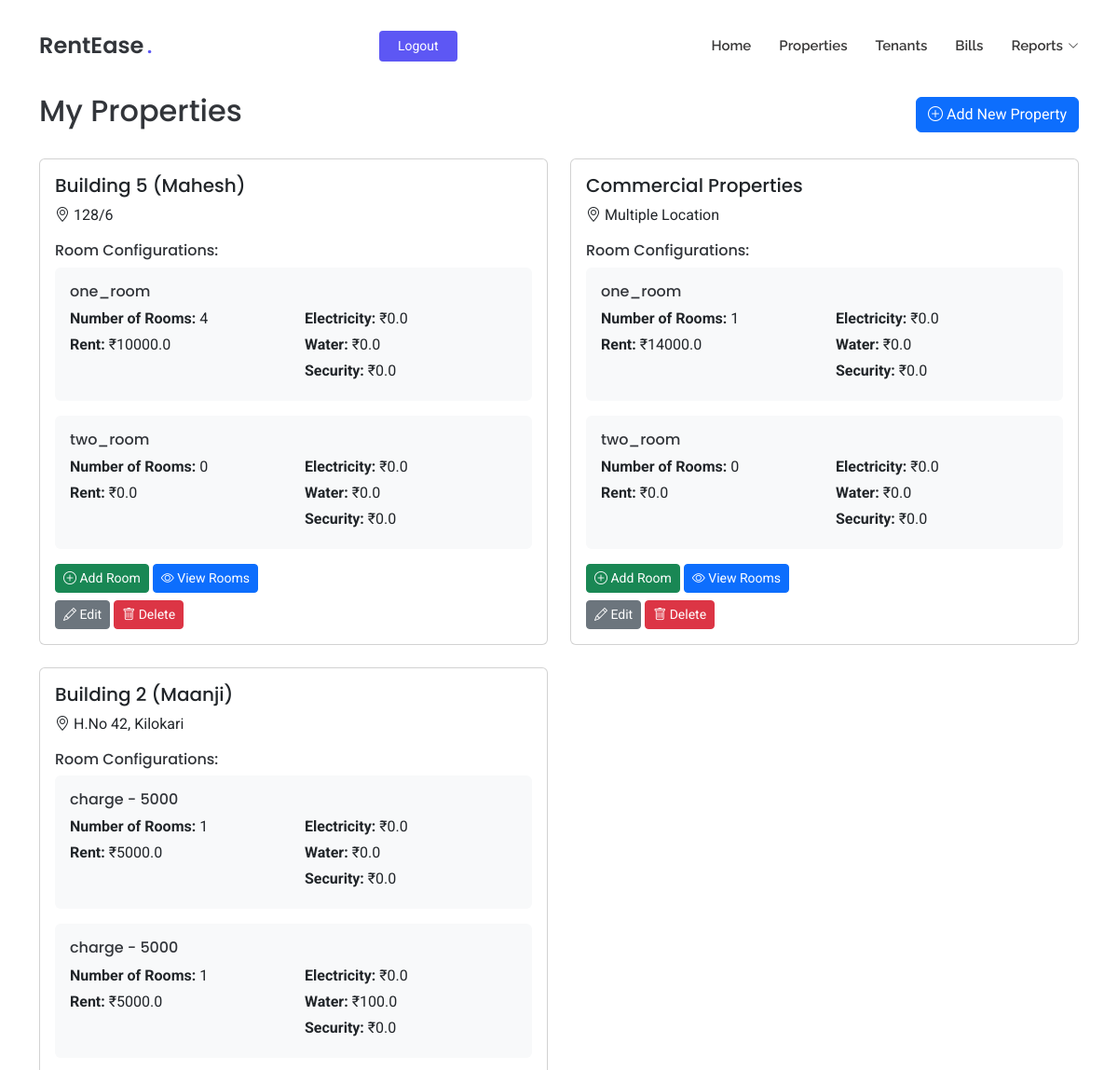
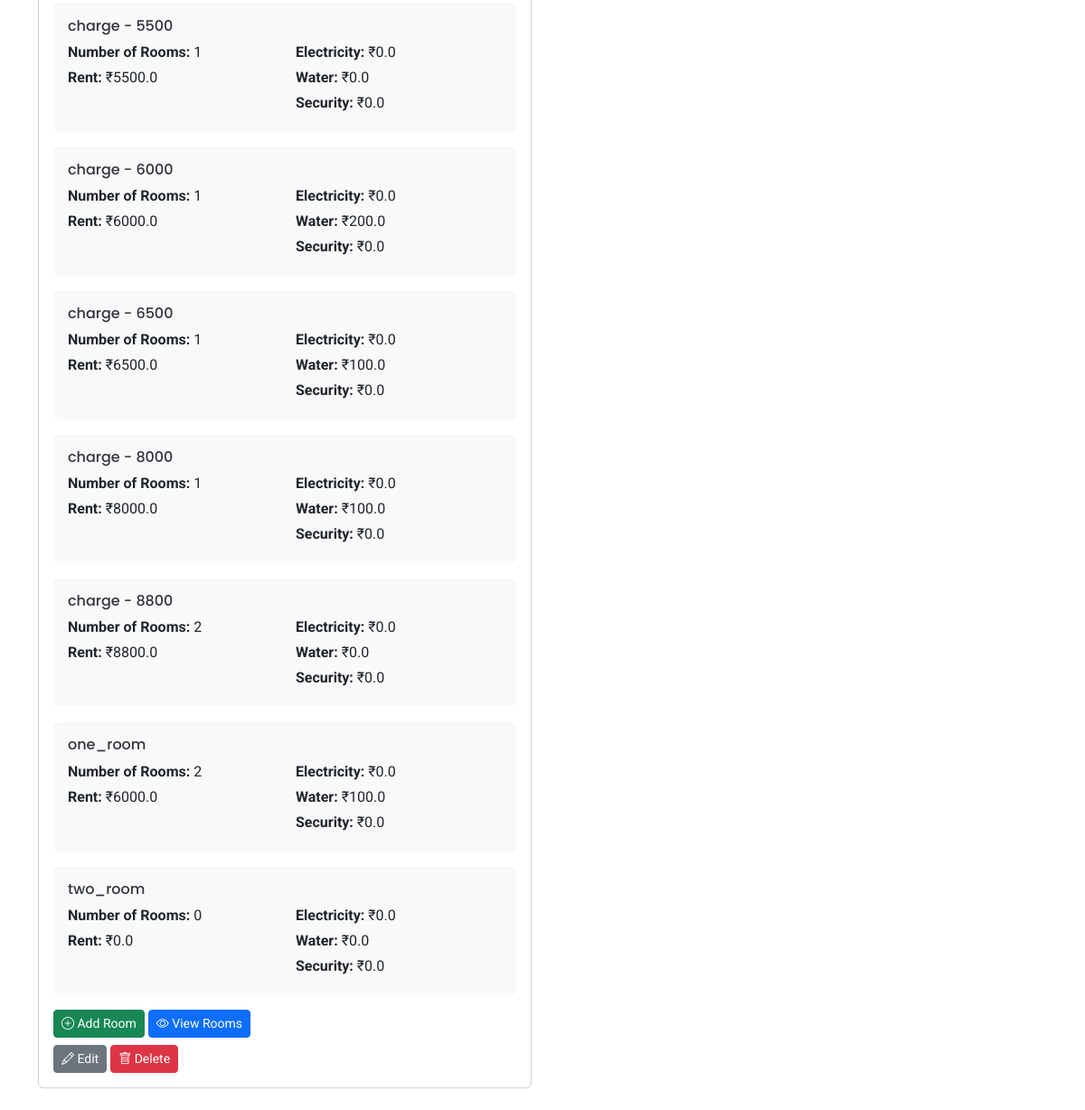
Page /my-properties (signed in) on the earlier database version (2 pictures, top to bottom).
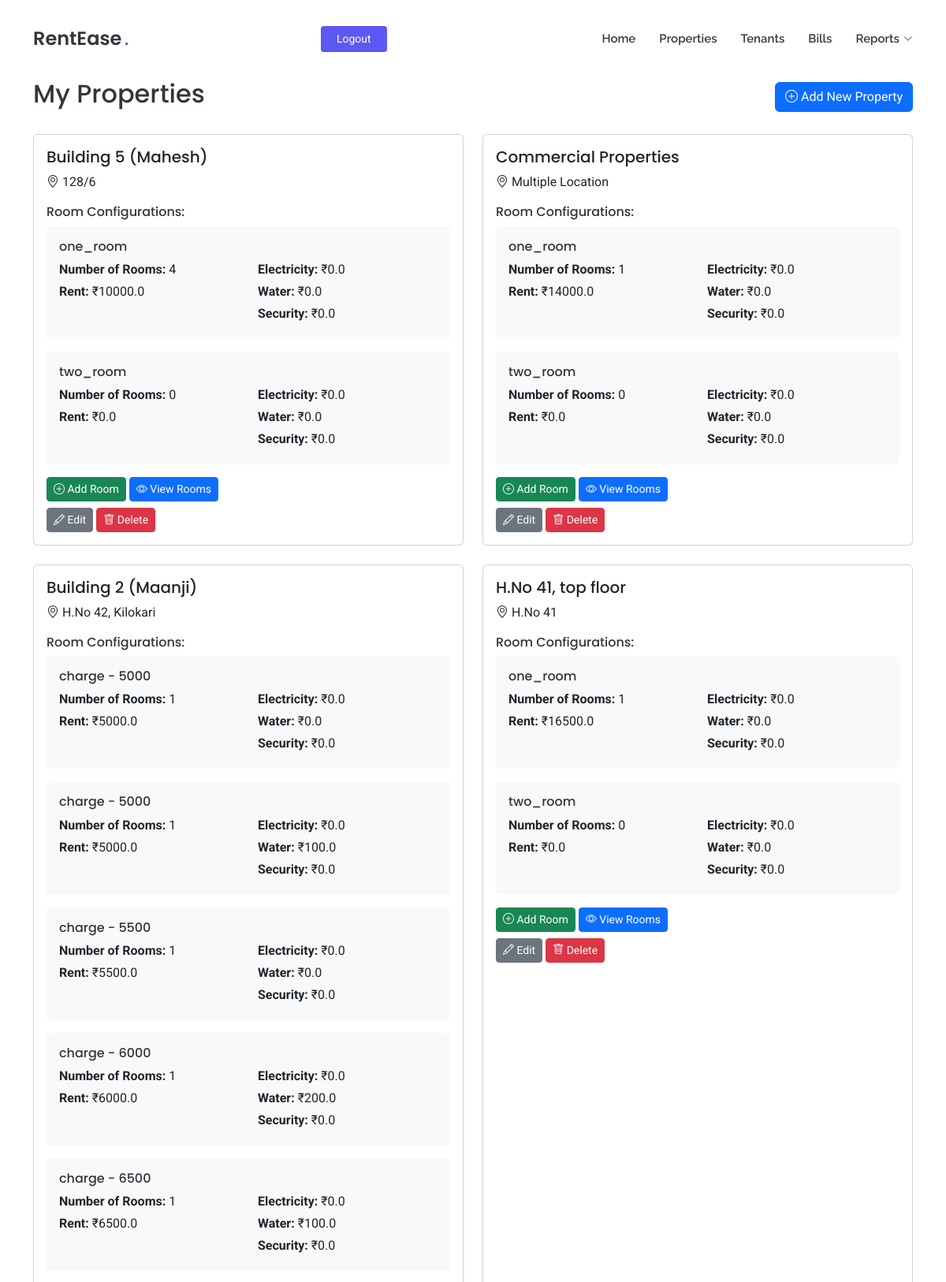
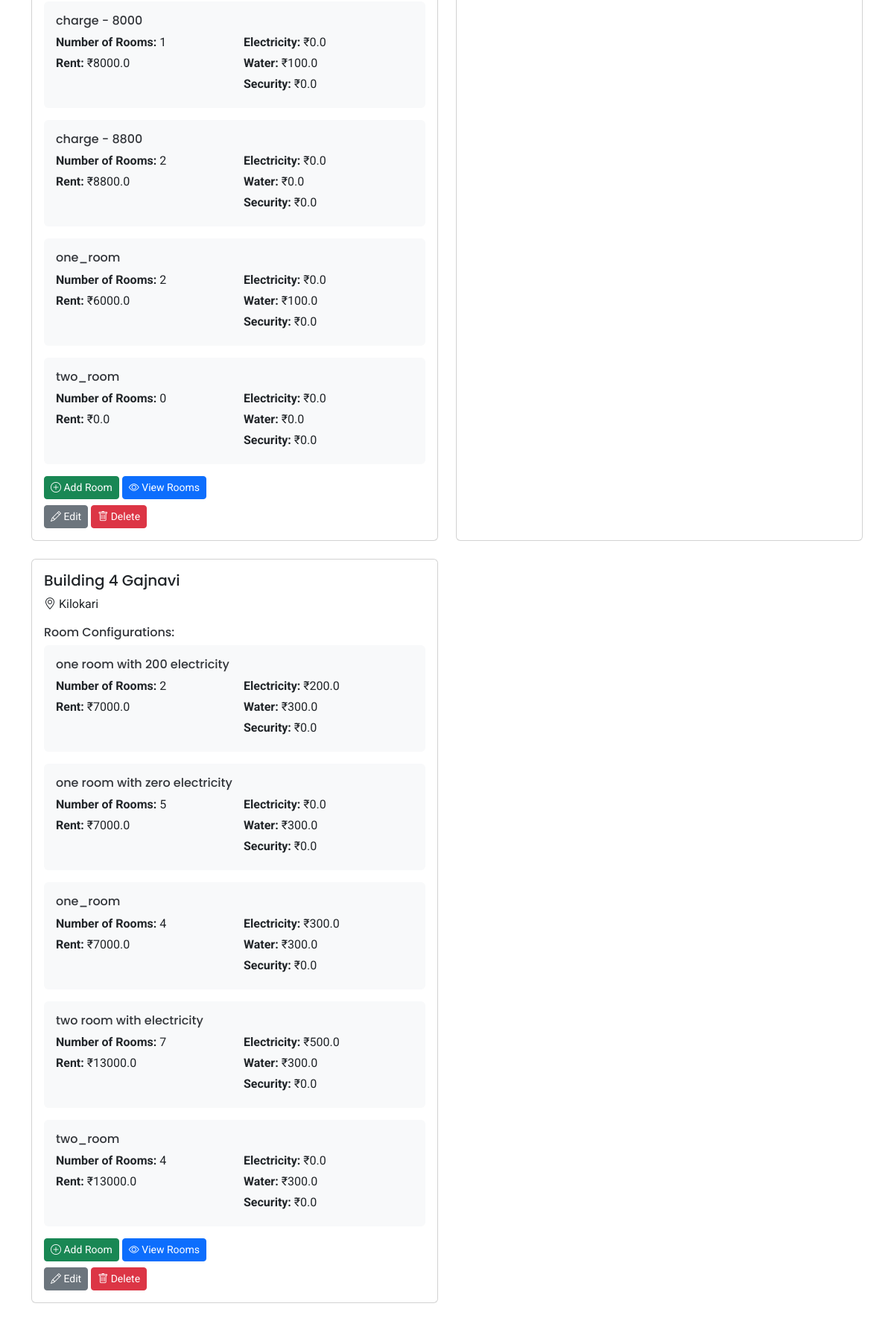
Same page on the later database version (2 pictures, top to bottom).
### tables this page shows
CREATE TABLE room_configurations
                 (id INTEGER PRIMARY KEY AUTOINCREMENT,
                  property_id INTEGER NOT NULL,
                  room_type TEXT NOT NULL,
                  room_count INTEGER NOT NULL,
                  rent REAL NOT NULL,
                  electricity_charge REAL NOT NULL,
                  water_charge REAL NOT NULL,
                  security_deposit REAL NOT NULL,
                  FOREIGN KEY (property_id) REFERENCES properties (id));

CREATE TABLE properties
                 (id INTEGER PRIMARY KEY AUTOINCREMENT,
                  name TEXT NOT NULL,
                  address TEXT NOT NULL,
                  user_id INTEGER NOT NULL,
                  FOREIGN KEY (user_id) REFERENCES users (id));

### app/routes.py (the view)
@app.route('/my-properties')
def my_properties():
    if 'user_id' not in session:
        flash('Please login to access this page', 'warning')
        return redirect(url_for('login'))
    conn = get_db()
    c = conn.cursor()
    properties_data = c.execute('''
        SELECT p.id, p.name, p.address,
               rc.id as room_config_id, rc.room_type, rc.room_count,
               rc.rent, rc.electricity_charge, rc.water_charge, rc.security_deposit
        FROM properties p
        LEFT JOIN room_configurations rc ON p.id = rc.property_id
        WHERE p.user_id = ?
        ORDER BY p.id, rc.room_type -- Order by property and then room type
    ''', (session['user_id'],)).fetchall()
    formatted_properties = []
    current_property = None
    for row in properties_data:
        if current_property is None or current_property['id'] != row['id']:
            if current_property is not None:
                formatted_properties.append(current_property)
            current_property = {
                'id': row['id'],
                'name': row['name'],
                'address': row['address'],
                'room_configurations': [] # Renamed key to be more accurate
            }
        if row['room_config_id']: # Check if rc.id is not NULL
             current_property['room_configurations'].append({
                'id': row['room_config_id'],
                'room_type': row['room_type'],
                'room_count': row['room_count'],
                'rent': row['rent'],
                'electricity_charge': row['electricity_charge'],
                'water_charge': row['water_charge'],
                'security_deposit': row['security_deposit']
            })
    if current_property is not None:
        formatted_properties.append(current_property)
    conn.close()
    return render_template('my_properties.html',
                         properties=formatted_properties)

### app/routes.py (called while the page is built)
def get_db():
    conn = sqlite3.connect('rentease.db')
    conn.row_factory = sqlite3.Row
    return conn

### app/templates/my_properties.html (shortened to what this page needs)
<!DOCTYPE html>
<html lang="en">
<head>
  <link href="{{ url_for('static', filename='assets/vendor/bootstrap/css/bootstrap.min.css') }}" rel="stylesheet">
  <link href="{{ url_for('static', filename='assets/vendor/bootstrap-icons/bootstrap-icons.css') }}" rel="stylesheet">
  <link href="{{ url_for('static', filename='assets/vendor/aos/aos.css') }}" rel="stylesheet">
  <link href="{{ url_for('static', filename='assets/css/main.css') }}" rel="stylesheet">
</head>
<body class="index-page">
  <header id="header" class="header d-flex align-items-center fixed-top">
    <div class="container position-relative d-flex align-items-center justify-content-between">
      <a href="{{ url_for('index') }}" class="logo d-flex align-items-center me-auto me-xl-0">
        <h1 class="sitename">RentEase</h1><span>.</span>
      </a>
      <nav id="navmenu" class="navmenu">
        <ul>
          <li><a href="{{ url_for('index') }}#hero">Home</a></li>
          <li><a href="{{ url_for('index') }}#properties">Properties</a></li>
          <li><a href="{{ url_for('index') }}#tenants">Tenants</a></li>
          <li><a href="{{ url_for('index') }}#bills">Bills</a></li>
          <li class="dropdown">
            <a href="#"><span>Reports</span> <i class="bi bi-chevron-down toggle-dropdown"></i></a>
          </li>
        </ul>
      </nav>
      {% if session.get('user_id') %}
        <a class="btn-getstarted" href="{{ url_for('logout') }}">Logout</a>
      {% else %}
        <a class="btn-getstarted me-1" href="{{ url_for('login') }}">Login</a>
        <a class="btn-getstarted" href="{{ url_for('register') }}">Register</a>
      {% endif %}
    </div>
  </header>
  <main class="main" style="margin-top: 100px;">
    <div class="container mt-5">
      <div class="d-flex justify-content-between align-items-center mb-4">
        <h2>My Properties</h2>
        <a href="{{ url_for('add_property') }}" class="btn btn-primary">
          <i class="bi bi-plus-circle"></i> Add New Property
        </a>
      </div>
      {% if properties %}
        <div class="row">
          {% for property in properties %}
          <div class="col-md-6 mb-4">
            <div class="card h-100">
              <div class="card-body">
                <h5 class="card-title">{{ property.name }}</h5>
                <p class="card-text"><i class="bi bi-geo-alt"></i> {{ property.address }}</p>
                <div class="mt-3">
                  <h6>Room Configurations:</h6>
                  {% for room_config in property.room_configurations %}
                  <div class="mb-3 p-3 bg-light rounded">
                    <h6 class="mb-2">{{ room_config.room_type }}</h6>
                    <div class="row">
                      <div class="col-6">
                        {% if room_config.room_count is not none %}
                            <p class="mb-1"><strong>Number of Rooms:</strong> {{ room_config.room_count }}</p>
                        {% endif %}
                        <p class="mb-1"><strong>Rent:</strong> ₹{{ room_config.rent }}</p>
                      </div>
                      <div class="col-6">
                        <p class="mb-1"><strong>Electricity:</strong> ₹{{ room_config.electricity_charge }}</p>
                        <p class="mb-1"><strong>Water:</strong> ₹{{ room_config.water_charge }}</p>
                        <p class="mb-1"><strong>Security:</strong> ₹{{ room_config.security_deposit }}</p>
                      </div>
                    </div>
                  </div>
                  {% endfor %}
                  <div class="mt-3">
                    <div class="mb-2">
                      <button type="button" class="btn btn-success btn-sm" data-bs-toggle="modal" data-bs-target="#addRoomModal{{ property.id }}">
                        <i class="bi bi-plus-circle"></i> Add Room
                      </button>
                      <a href="{{ url_for('view_rooms', property_id=property.id, source='properties') }}" class="btn btn-primary btn-sm">
                        <i class="bi bi-eye"></i> View Rooms
                      </a>
                    </div>
                    <div>
                      <a href="{{ url_for('edit_property', property_id=property.id) }}" class="btn btn-secondary btn-sm">
                        <i class="bi bi-pencil"></i> Edit
                      </a>
                      <button type="button" class="btn btn-danger btn-sm" data-bs-toggle="modal" data-bs-target="#deletePropertyModal{{ property.id }}">
                        <i class="bi bi-trash"></i> Delete
                      </button>
                    </div>
                  </div>
                </div>
              </div>
            </div>
          </div>
          {% endfor %}
        </div>
      {% else %}
        <div class="alert alert-info">
          You haven't added any properties yet. Click the "Add New Property" button to get started!
        </div>
      {% endif %}
    </div>
  </main>
</body>
</html>

### app/static/assets/css/main.css (style rules this page uses)
:root { --default-font: "Roboto", system-ui, -apple-system, "Segoe UI", Roboto, "Helvetica Neue", Arial, "Noto Sans", "Liberation Sans", sans-serif, "Apple Color Emoji", "Segoe UI Emoji", "Segoe UI Symbol", "Noto Color Emoji"; --heading-font: "Poppins", sans-serif; --nav-font: "Raleway", sans-serif; }
:root { --background-color: #ffffff; --default-color: #212529; --heading-color: #32353a; --accent-color: #5d57f4; --surface-color: #ffffff; --contrast-color: #ffffff; }
:root { --nav-color: #3a3939; --nav-hover-color: #5d57f4; --nav-mobile-background-color: #ffffff; --nav-dropdown-background-color: #ffffff; --nav-dropdown-color: #3a3939; --nav-dropdown-hover-color: #5d57f4; }
:root { scroll-behavior: smooth; }
body { color: var(--default-color); background-color: var(--background-color); font-family: var(--default-font); }
a { color: var(--accent-color); text-decoration: none; transition: 0.3s; }
h1, h2, h3, h4, h5, h6 { color: var(--heading-color); font-family: var(--heading-font); }
.header { --background-color: rgba(255, 255, 255, 0); color: var(--default-color); background-color: var(--background-color); padding: 20px 0; transition: all 0.5s; z-index: 997; }
.header .logo { line-height: 1; }
.header .logo h1 { font-size: 24px; margin: 0; font-weight: 600; color: var(--heading-color); }
.header .logo span { color: var(--accent-color); font-size: 24px; font-weight: 600; padding-left: 3px; }
.header .btn-getstarted, .header .btn-getstarted:focus { color: var(--contrast-color); background: var(--accent-color); font-size: 14px; padding: 8px 26px; margin: 0; border-radius: 4px; transition: 0.3s; }
@media (max-width: 1200px) { .header .logo { order: 1; } }
@media (max-width: 1200px) { .header .btn-getstarted { order: 2; margin: 0 15px 0 0; padding: 6px 20px; } }
@media (max-width: 1200px) { .header .navmenu { order: 3; } }
@media (min-width: 1200px) { .navmenu { padding: 0; } }
@media (min-width: 1200px) { .navmenu ul { margin: 0; padding: 0; display: flex; list-style: none; align-items: center; } }
@media (min-width: 1200px) { .navmenu li { position: relative; } }
@media (min-width: 1200px) { .navmenu a, .navmenu a:focus { color: var(--nav-color); padding: 18px 15px; font-size: 15px; font-family: var(--nav-font); font-weight: 600; display: flex; align-items: center; justify-content: space-between; white-space: nowrap; transition: 0.3s; } }
@media (min-width: 1200px) { .navmenu a i, .navmenu a:focus i { font-size: 12px; line-height: 0; margin-left: 5px; transition: 0.3s; } }
@media (min-width: 1200px) { .navmenu li:last-child a { padding-right: 0; } }

Differences in the rows shown:
added room_configurations: name "H.No 41, top floor", address "H.No 41", room_type "one_room", room_count "1", rent "16500.0", electricity_charge "0.0", water_charge "0.0", security_deposit "0.0"
added room_configurations: room_type "two_room", room_count "0", rent "0.0", electricity_charge "0.0", water_charge "0.0", security_deposit "0.0", shown under "H.No 41, top floor"
added room_configurations: name "Building 4 Gajnavi", address "Kilokari", room_type "one room with 200 electricity", room_count "2", rent "7000.0", electricity_charge "200.0", water_charge "300.0", security_deposit "0.0"
added room_configurations: room_type "one room with zero electricity", room_count "5", rent "7000.0", electricity_charge "0.0", water_charge "300.0", security_deposit "0.0", shown under "Building 4 Gajnavi"
added room_configurations: room_type "one_room", room_count "4", rent "7000.0", electricity_charge "300.0", water_charge "300.0", security_deposit "0.0", shown under "Building 4 Gajnavi"
added room_configurations: room_type "two room with electricity", room_count "7", rent "13000.0", electricity_charge "500.0", water_charge "300.0", security_deposit "0.0", shown under "Building 4 Gajnavi"
added room_configurations: room_type "two_room", room_count "4", rent "13000.0", electricity_charge "0.0", water_charge "300.0", security_deposit "0.0", shown under "Building 4 Gajnavi"
